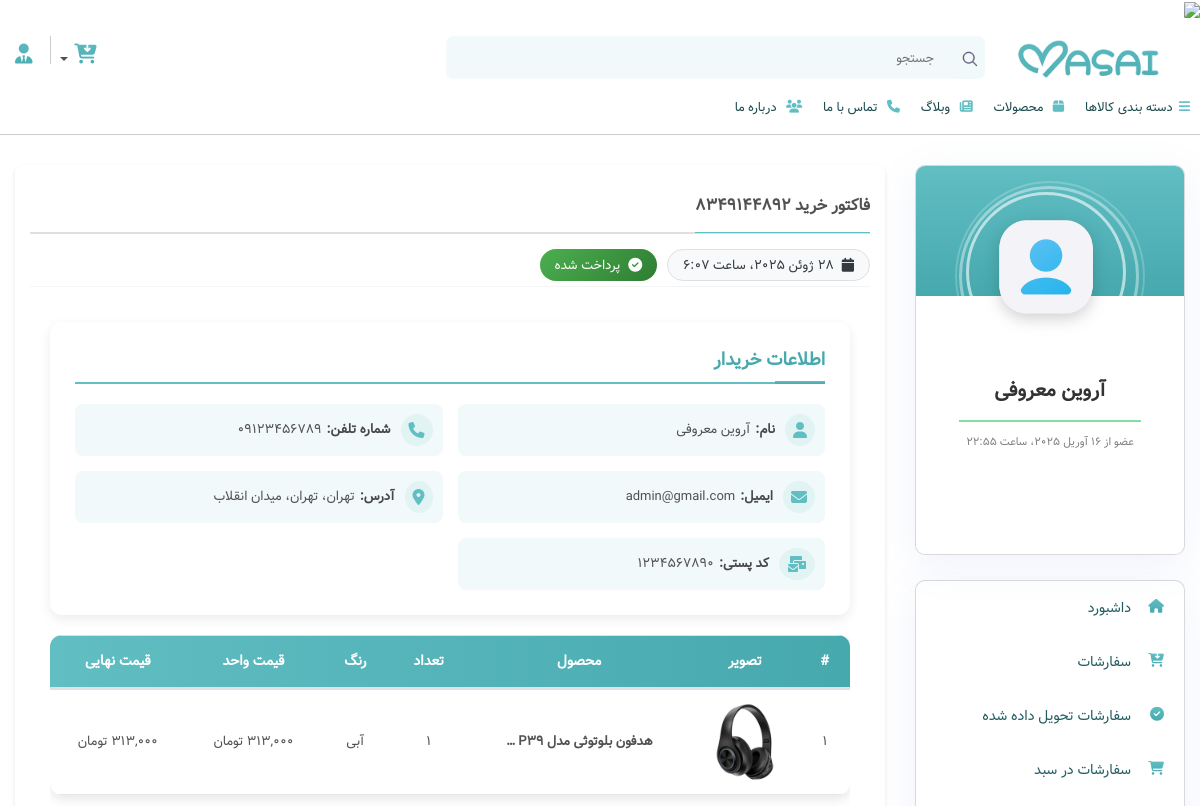
Page /dashboard/orders/8349144892/ (signed in, upper part) on the earlier database version.
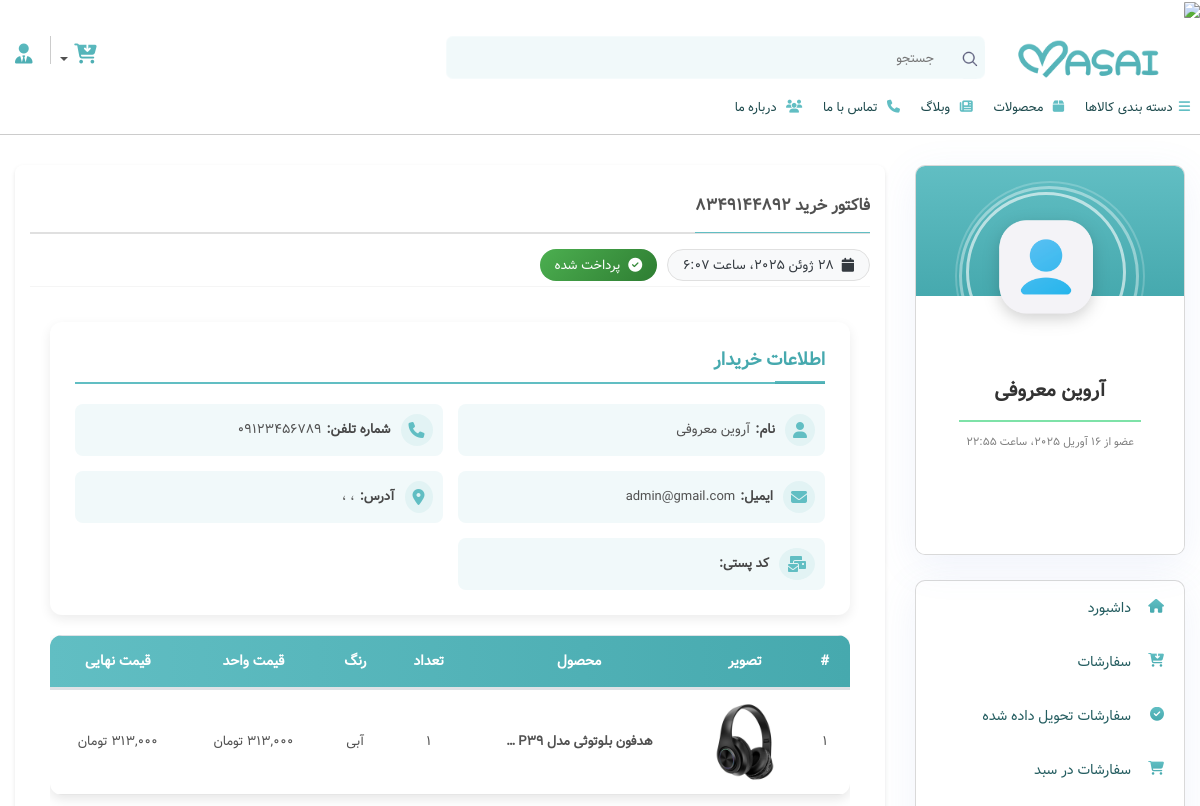
Same page on the later database version.
### cart/models.py (models this page shows, shortened)
class Order(models.Model):
    ORDER_STATUS = (
        ('pending', 'در انتظار پرداخت'),
        ('paid', 'پرداخت شده'),
        ('processing', 'در حال پردازش'),
        ('shipped', 'ارسال شده'),
        ('delivered', 'تحویل داده شده'),
        ('cancelled', 'لغو شده'),
    )
    user = models.ForeignKey(User, on_delete=models.CASCADE, related_name='orders', verbose_name='کاربر')
    order_number = ShortUUIDField(length=10, max_length=10, alphabet="1234567890", unique=True, verbose_name="شماره سفارش")
    address = models.ForeignKey(Address, on_delete=models.SET_NULL, null=True, verbose_name='آدرس')
    cart = models.ForeignKey(Cart, on_delete=models.SET_NULL, null=True, blank=True, verbose_name='سبد خرید')
    items_data = models.JSONField(null=True, blank=True, verbose_name='اطلاعات محصولات')
    total_price = models.IntegerField(verbose_name='مبلغ کل')
    coupon_discount = models.IntegerField(default=0, verbose_name='تخفیف کوپن')
    shipping_cost = models.IntegerField(default=0, verbose_name='هزینه ارسال')
    final_price = models.IntegerField(verbose_name='مبلغ قابل پرداخت')
    status = models.CharField(max_length=20, choices=ORDER_STATUS, default='pending', verbose_name='وضعیت سفارش')
    created_at = models.DateTimeField(auto_now_add=True, verbose_name='تاریخ ایجاد')
    updated_at = models.DateTimeField(auto_now=True, verbose_name='تاریخ به‌روزرسانی')
    class Meta:
        verbose_name = 'سفارش'
        verbose_name_plural = 'سفارشات'
        ordering = ['-created_at']

### dashboard/models.py (models this page shows, shortened)
class Address(models.Model):
    user = models.ForeignKey(User, on_delete=models.CASCADE, related_name='addresses', verbose_name='کاربر')
    title = models.CharField(max_length=100, verbose_name='عنوان آدرس')
    full_address = models.TextField(max_length=300, verbose_name='آدرس کامل')
    city = models.CharField(max_length=50, verbose_name='شهر')
    province = models.CharField(max_length=50, verbose_name='استان')
    postal_code = models.CharField(max_length=10, validators=[RegexValidator(regex='^\d{10}$', message='کد پستی باید 10 رقم باشد')], verbose_name='کد پستی')
    receiver_name = models.CharField(max_length=100, verbose_name='نام تحویل گیرنده')
    phone_number = models.CharField(max_length=11, validators=[RegexValidator(regex='^09\d{9}$', message='شماره موبایل باید با 09 شروع شده و 11 رقم باشد')], verbose_name='شماره موبایل')
    is_default = models.BooleanField(default=False, verbose_name='آدرس پیش‌فرض')
    created_at = models.DateTimeField(auto_now_add=True, verbose_name='تاریخ ایجاد')
    updated_at = models.DateTimeField(auto_now=True, verbose_name='تاریخ به‌روزرسانی')
    class Meta:
        verbose_name = 'آدرس'
        verbose_name_plural = 'آدرس‌ ها'

### accounts/models.py (models this page shows, shortened)
class Profile(models.Model):
    user = models.OneToOneField(User, on_delete=models.CASCADE, verbose_name='کاربر')
    first_name = models.CharField(max_length=100, null=True, blank=True, verbose_name='نام')
    last_name = models.CharField(max_length=100, null=True, blank=True, verbose_name='نام خانوادگی')
    email = models.EmailField(max_length=100, null=True, blank=True, verbose_name='ایمیل')
    about_me = models.CharField(max_length=250, null=True, blank=True, verbose_name='درباره من')
    phone = models.CharField(max_length=11, null=True, blank=True, validators=[RegexValidator(regex='^09\d{9}$', message='شماره تلفن باید با 09 شروع شده و 11 رقم باشد')], verbose_name='شماره تلفن')
    card_number = models.CharField(max_length=16, validators=[RegexValidator(regex=r'^\d{16}$', message='شماره کارت باید 16 رقم باشد', code='invalid_card_number')], null=True, blank=True, verbose_name='شماره کارت')
    image = models.ImageField(upload_to='profile/', null=True, blank=True, verbose_name='تصویر پروفایل')
    created_at = models.DateTimeField(auto_now_add=True, verbose_name='تاریخ ایجاد')
    class Meta:
        verbose_name = 'پروفایل'
        verbose_name_plural = 'پروفایل ها'

### dashboard/views.py (the view)
# urls.py: path('orders/<str:order_number>/', views.order_detail, name='order_detail'),
@login_required
def order_detail(request, order_number):
    user = request.user
    profile = Profile.objects.get(user=user)
    order = get_object_or_404(Order, order_number=order_number, user=user)
    items = []
    for item_data in (order.items_data or []):
        try:
            product = Product.objects.get(pk=item_data['product_id'])
            item_data['product_obj'] = product
            items.append(item_data)
        except Product.DoesNotExist:
            continue
    context = {
        'profile': profile,
        'order': order,
        'items': items,
    }
    return render(request, 'dashboard/order_detail.html', context)

### cart/models.py (called while the page is built)
    @property
    def total_price(self):
        return sum(item.total_price for item in self.items.all())

### context_processors/context_processors.py (called while the page is built)
def shop_func(request):
    site_settings = SiteSettings.objects.first()
    categories = ProductCategory.objects.all()
    colors = ProductColor.objects.all()
    brands = ProductBrand.objects.all()
    cart = None
    cart_items = []
    cart_total = 0
    if request.user.is_authenticated:
        try:
            cart = Cart.objects.filter(user=request.user).first()
            if cart:
                cart_items = CartItem.objects.filter(cart=cart).select_related('product')
                cart_total = cart.total_price
        except:
            pass
    return {
        'site_settings': site_settings,
        'categories': categories,
        'colors': colors,
        'brands': brands,
        'cart': cart,
        'cart_items': cart_items,
        'cart_total': cart_total,
    }

### core/templatetags/custom_filters.py (called while the page is built)
@register.filter
def format_price(value):
    return f"{value:,}"

### dashboard/templates/dashboard/order_detail.html (shortened to what the changed rows need)
{% extends "base.html" %}
{% load static %}
{% load jalali_tags %}
{% load custom_filters %}
{% block content %}
    <main class="order-delivered default space-top-30">
        <div class="container">
            <div class="row">
                <div class="col-xl-9 col-lg-8 col-md-12 order-2">
                    <div class="widget widget-product">
                        <header class="card-header">
                            <h3 class="card-title"><span>فاکتور خرید {{ order.order_number }}</span></h3>
                            <div class="status-badges space-top-15">
                                <span class="badge bg-light text-dark font-14">
                                    <i class="fa fa-calendar"></i> {{ order.created_at|to_jalali:'%Y/%m/%d' }}
                                </span>
                                {% if order.status == 'paid' %}
                                    <span class="badge badge-paid font-14">
                                        <i class="fa fa-check-circle"></i> {{ order.get_status_display }}
                                    </span>
                                {% elif order.status == 'shipped' %}
                                    <span class="badge badge-shipped font-14">
                                        <i class="fa fa-truck"></i> {{ order.get_status_display }}
                                    </span>
                                {% elif order.status == 'delivered' %}
                                    <span class="badge badge-delivered font-14">
                                        <i class="fa fa-check-square"></i> {{ order.get_status_display }}
                                    </span>
                                {% elif order.status == 'pending' %}
                                    <span class="badge badge-pending font-14">
                                        <i class="fa fa-clock"></i> {{ order.get_status_display }}
                                    </span>
                                {% elif order.status == 'processing' %}
                                    <span class="badge badge-processing font-14">
                                        <i class="fa fa-cog fa-spin"></i> {{ order.get_status_display }}
                                    </span>
                                {% elif order.status == 'cancelled' %}
                                    <span class="badge badge-cancelled font-14">
                                        <i class="fa fa-times-circle"></i> {{ order.get_status_display }}
                                    </span>
                                {% endif %}
                            </div>
                        </header>
                        <div class="card-body">
                            <div class="invoice-section">
                                <div class="info-grid">
                                    <div class="info-item">
                                        <i class="fas fa-user"></i>
                                        <span class="label">نام:</span>
                                        {% if order.user.profile.first_name and order.user.profile.last_name %}
                                            <span class="value">{{ order.user.profile.first_name }} {{ order.user.profile.last_name }}</span>
                                        {% else %}
                                            <span class="value">{{ order.user.username }}</span>
                                        {% endif %}
                                    </div>
                                    <div class="info-item">
                                        <i class="fas fa-phone"></i>
                                        <span class="label">شماره تلفن:</span>
                                        {% if order.user.profile.phone %}
                                            <span class="value">{{ order.user.profile.phone }}</span>
                                        {% else %}
                                            <span class="value">شماره تلفن ثبت نشده</span> /
                                            <a href='#edit_profile'>
                                                <span class="value" style='color: #C62828; font-weight: bold;'>ثبت شماره تلفن</span>
                                            </a>
                                        {% endif %}
                                    </div>
                                    <div class="info-item">
                                        <i class="fas fa-envelope"></i>
                                        <span class="label">ایمیل:</span>
                                        {% if order.user.profile.email %}
                                            <span class="value">{{ order.user.profile.email }}</span>
                                        {% else %}
                                            <span class="value">ایمیل ثبت نشده</span> /
                                            <a href='#edit_profile'>
                                                <span class="value" style='color: #C62828; font-weight: bold;'>ثبت ایمیل</span>
                                            </a>
                                        {% endif %}
                                    </div>
                                    <div class="info-item">
                                        <i class="fas fa-location-dot"></i>
                                        <span class="label">آدرس:</span>
                                        <span class="value">{{ order.address.city }}، {{ order.address.province }}، {{ order.address.full_address }}</span>
                                    </div>
                                    <div class="info-item">
                                        <i class="fas fa-mail-bulk"></i>
                                        <span class="label">کد پستی:</span>
                                        <span class="value">{{ order.address.postal_code }}</span>
                                    </div>
                                </div>
                            </div>
                            <div class="table-responsive">
                                <table class="table product-table">
                                    <thead>
                                    <tr>
                                        <th>#</th>
                                        <th>تصویر</th>
                                        <th>محصول</th>
                                        <th>تعداد</th>
                                        <th>رنگ</th>
                                        <th>قیمت واحد</th>
                                        <th>قیمت نهایی</th>
                                    </tr>
                                    </thead>
                                </table>
                            </div>
                        </div>
                    </div>
                </div>
            </div>
        </div>
    </main>
{% endblock content %}

Differences in the rows shown:
changed Order "پرداخت شده": address.city "تهران" → (not shown); address.province "تهران" → (not shown); address.full_address "میدان انقلاب" → (not shown); address.postal_code "1234567890" → (not shown)
